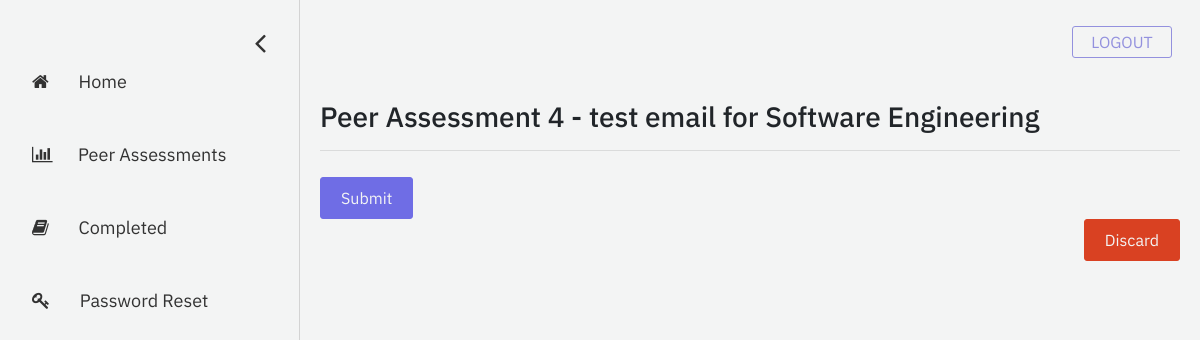
Page /student/answer-assessment/11/ on the committed database.
### assessment/models.py (models this page shows, shortened)
class Assessment(models.Model):
    name = models.CharField("assessment name", max_length=255)
    description = models.TextField("description", max_length=512, blank=True)
    date_created = models.DateTimeField("date created", auto_now_add=True)
    start_date = models.DateField("start date")
    end_date = models.DateField("end date")
    open_status = models.BooleanField("open status", default=True)
    course = models.ForeignKey(Course, on_delete=models.CASCADE) # the course that this peer review belongs to
    questions = models.ManyToManyField(Question) # a set of Questions under this assessment
    result_sets = models.ManyToManyField(Result_set) # a set of Result_sets under this assessment
    completed_students = models.ManyToManyField(User, related_name="completed_students") # a set of Users who have completed this assessment

### registration/models.py (models this page shows, shortened)
class Course(models.Model):
    course_name = models.CharField("course name", max_length=60)
    course_code = models.IntegerField("course code")
    section_number = models.SmallIntegerField("section number")
    year = models.SmallIntegerField("year of realization")
    semester_choices = (
        ('S', 'Spring'),
        ('F', 'Fall'),
    )
    semester = models.CharField("semester of realization", max_length = 1, choices = semester_choices)
    professors = models.ManyToManyField(User)
    students = models.ManyToManyField(User, related_name="students")

### eval_student/views.py (the view)
# urls.py: path('answer-assessment/<int:assessment_id>/', views.answer_assessment, name='answer-assessment'),
def answer_assessment(request, assessment_id):
    assessment = Assessment.objects.get(pk=assessment_id) # the assessment object
    questions = assessment.questions.all() # set of questions in this assessment
    teams = Team.objects.filter(course=assessment.course) # set of teams in this course
    evaluated_team = None
    evaluated = []
    for team in teams:
        if request.user in team.student.all():
            evaluated_team = team
            for each in team.student.all():
                if each != request.user:
                    evaluated.append(each)
    context = {
        'assessment': assessment,
        'question_list': questions,
        'team': evaluated_team,
        'evaluated_list': evaluated,
    }
    return render(request, 'eval_student/answer-assessment.html', context=context)

### eval_student/templates/eval_student/answer-assessment.html (shortened to what this page needs)
{% extends 'eval_student/base-sidebar.html'%}
{% load static %}
{% block content%}
	<div id="main">
		<h3>{{ assessment.name }} for {{ assessment.course.course_name }}</h3>
		<hr>
		<form action="{% url 'submit_assessment' assessment_id=assessment.id %}" method="post"> {% csrf_token %}
			<button style="margin-top: 10px;" type="submit" class="buttons purple">Submit</button>
		</form>
		<form>
				<button formaction="{% url 'peer-assessments' %}" class="buttons red float-right">Discard</button>
		</form>
	</div>
{% endblock %}

### eval_student/static/eval_student/css/base-sidebar.css (style rules this page uses)
body { font-family: 'IBM Plex Sans', sans-serif; background-color: #f3f4f4; }
#main { transition: margin-left .5s; padding: 20px; }
.buttons { -webkit-border-radius: 3px; -moz-border-radius: 3px; border-radius: 3px; line-height: 0px; color: #f3f4f4; padding: 20px; display: inline-block; cursor: pointer; text-align: center; text-decoration: none; }
.purple { border: 1px solid #6f6de5; background-color: #6f6de5; }
.red { border: 1px solid #d94122; background-color: #d94122; }

### rows in the picture
Assessment: name "Peer Assessment 4 - test email", course.course_name "Software Engineering"
